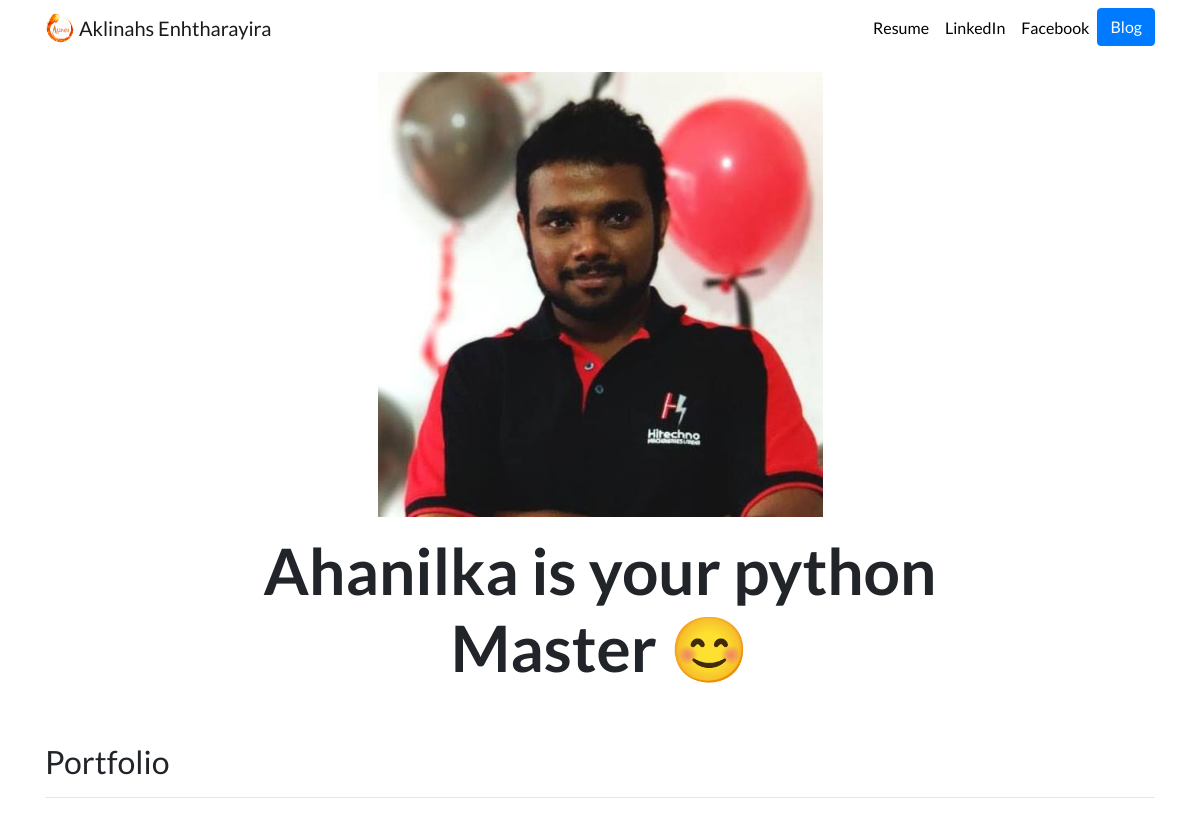
The app's page /, older data.
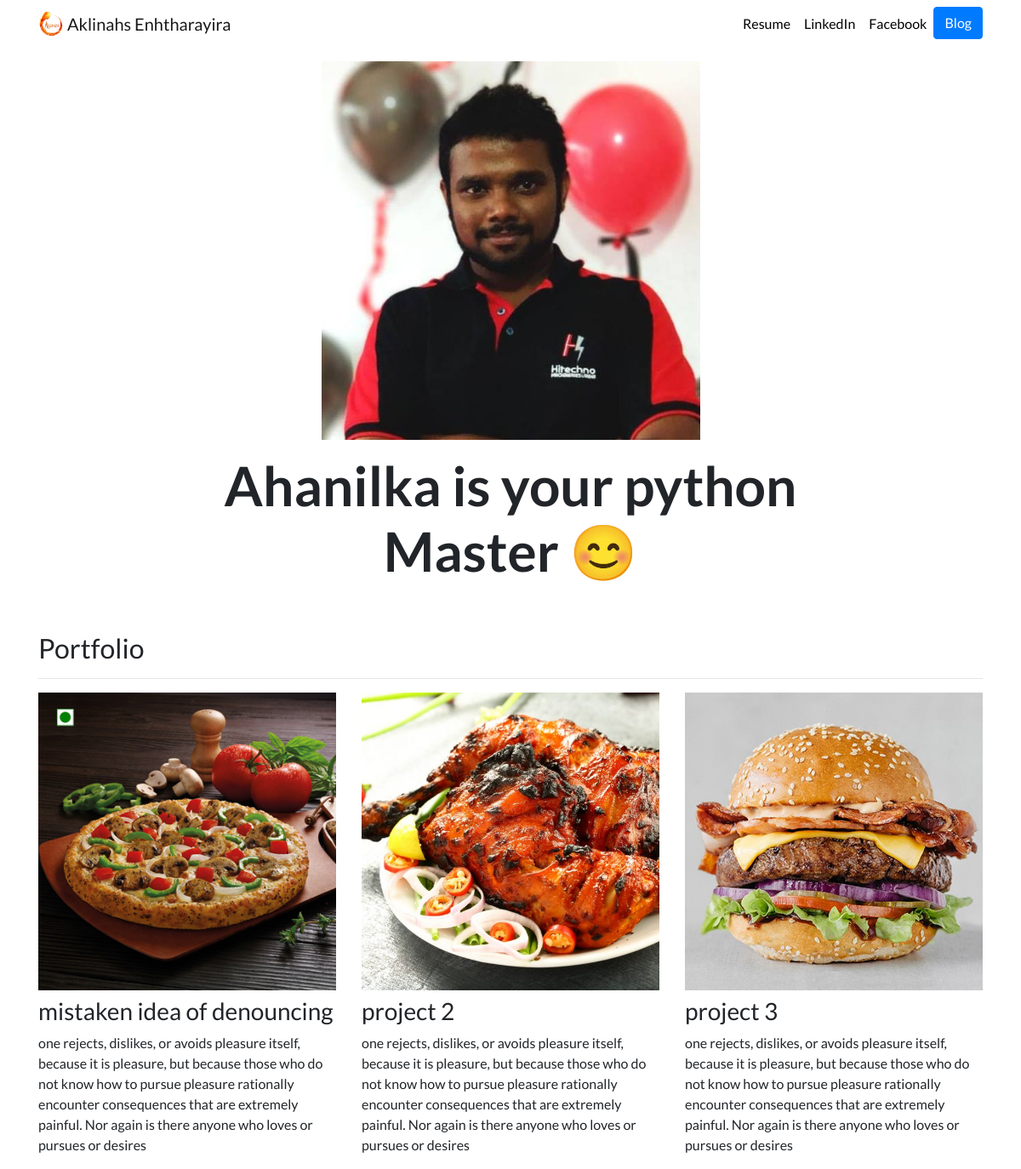
The same page, newer data.
### portfolioWeb/models.py (models this page shows, shortened)
class Project(models.Model):
    title = models.CharField(max_length=100)
    description = models.CharField(max_length=250)
    image = models.ImageField(upload_to='portfolioWeb/images/')
    url = models.URLField(blank=True)

### portfolioWeb/views.py (the view)
# urls.py: path('', views.home, name='home'),
def home(request):
    projects = Project.objects.all()
    return render(request, 'portfolioWeb/home.html', {'projects': projects})

### portfolioWeb/templates/portfolioWeb/home.html
{% extends 'portfolioWeb/base.html' %}
{% block content %}
    {% load static %}
    <div class="row justify-content-center my-3">
        <div class="col-5">
          <img src="{% static 'portfolioWeb/shanilkapic.jpg' %}" class="img-fluid">
        </div>
      </div>
      <div class="row justify-content-center mb-3">
        <div class="col-md-9 text-center">
          <h1 id="hometext" class="font-weight-bold">Ahanilka is your python Master 😊</h1>
        </div>
      </div>
      <h2 class="mt-5">Portfolio</h2>
      <hr>
      <div class="row">
        {% for project in projects %}
        <div class="col-lg-4 col-md-6">
          {% if project.url %}
          <a href="{{ project.url }}" target="_blank">
            <img src="{{ project.image.url }}" class="img-fluid mb-2">
          </a>
          {% else %}
          <img src="{{ project.image.url }}" class="img-fluid mb-2">
          {% endif %}
          <h3>{{ project.title }}</h3>
          <p>{{ project.description }}</p>
        </div>
        {% endfor %}
      </div>
{% endblock %}

### portfolioWeb/templates/portfolioWeb/base.html (shortened to what this page needs)
{% load static %}
<!doctype html>
<html lang="en">
<head>
  <link rel="stylesheet" href="https://stackpath.bootstrapcdn.com/bootstrap/4.4.1/css/bootstrap.min.css">
  <link rel="stylesheet" href="{% static "portfolioWeb/custom.css" %}">
</head>
<body>
  <nav id="topNav" class="navbar navbar-expand-md navbar-light">
    <div class="container">
      <a class="navbar-brand" href="{% url 'home' %}">
        <img src="{% static "portfolioWeb\Shanilkalogo.jpg" %}" width="30" height="30" class="d-inline-block align-top" alt="Shanilka's Logo">
        <span>Aklinahs Enhtharayira</span>
      </a>
      <div class="collapse navbar-collapse text-center" id="navbarNav">
        <ul class="navbar-nav ml-auto">
          <li class="nav-item">
            <a class="nav-link" href="{% static "portfolioWeb/shanilkacv.pdf" %}" target="_blank">Resume</a>
          </li>
          <li class="nav-item">
            <a class="nav-link" href="https://www.linkedin.com/in/shanilka-ariyarathne-91701513b/" target="_blank">LinkedIn</a>
          </li>
          <li class="nav-item">
            <a class="nav-link" href="https://www.facebook.com/shanilka.ariyarathne/" target="_blank">Facebook</a>
          </li>
          <li>
            <a role="button" href="{% url 'blog:all_blogs' %}" class="btn btn-primary">Blog</a>
          </li>
        </ul>
      </div>
    </div>
  </nav>
  <div class="container">
    {% block content %}{% endblock %}
  </div>
</body>
</html>

### portfolioWeb/static/portfolioWeb/custom.css (style rules this page uses)
.navbar-nav .nav-link { color: rgba(0,0,0,1) !important; }
body { font-family: 'Lato', sans-serif; }
@media (min-width: 992px) { #hometext { font-size: 4rem; } }

Row changes from the older to the newer data that the page shows:
added Project: image (picture), title "mistaken idea of denouncing", description "one rejects, dislikes, or avoids pleasure itself, because it is pleasure, but because those who do not know how to pursue pleasure rationally encounter consequences that are extremely painful. Nor again is there anyone who loves or pursues or desires"
added Project: image (picture), title "project 2", description "one rejects, dislikes, or avoids pleasure itself, because it is pleasure, but because those who do not know how to pursue pleasure rationally encounter consequences that are extremely painful. Nor again is there anyone who loves or pursues or desires"
added Project: image (picture), title "project 3", description "one rejects, dislikes, or avoids pleasure itself, because it is pleasure, but because those who do not know how to pursue pleasure rationally encounter consequences that are extremely painful. Nor again is there anyone who loves or pursues or desires"
